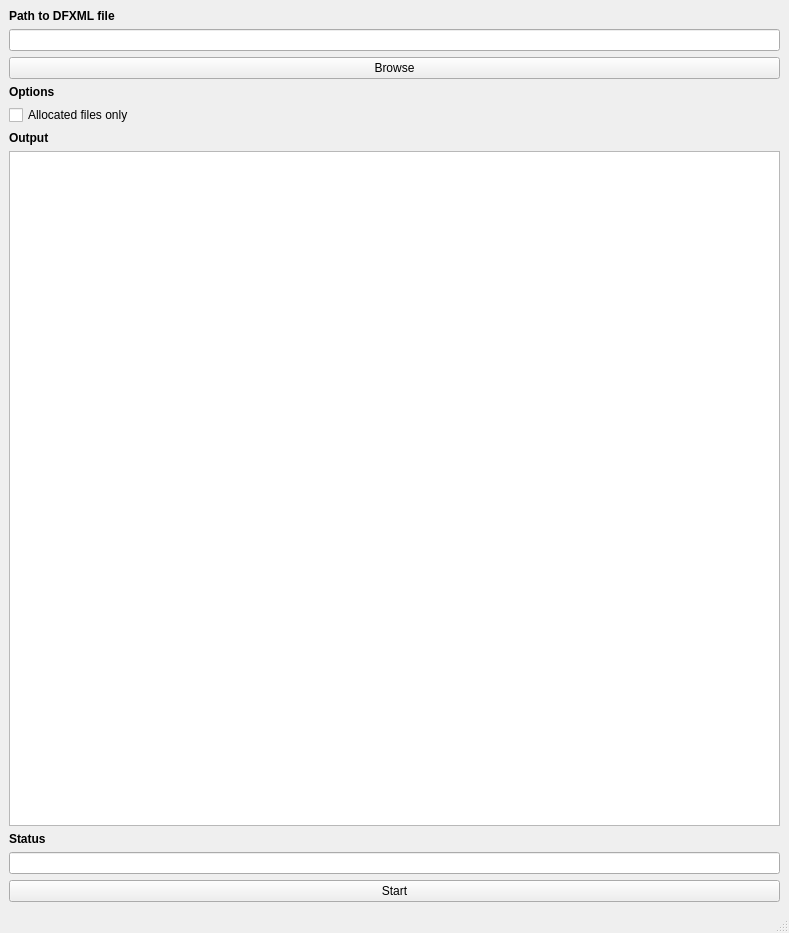
<?xml version="1.0" encoding="UTF-8"?>
<ui version="4.0">
 <class>MainWindow</class>
 <widget class="QMainWindow" name="MainWindow">
  <property name="geometry">
   <rect>
    <x>0</x>
    <y>0</y>
    <width>789</width>
    <height>933</height>
   </rect>
  </property>
  <property name="windowTitle">
   <string>DFXML Reader</string>
  </property>
  <widget class="QWidget" name="centralwidget">
   <layout class="QVBoxLayout" name="verticalLayout">
    <item>
     <widget class="QLabel" name="label">
      <property name="text">
       <string>&lt;html&gt;&lt;head/&gt;&lt;body&gt;&lt;p&gt;&lt;span style=&quot; font-weight:600;&quot;&gt;Path to DFXML file&lt;/span&gt;&lt;/p&gt;&lt;/body&gt;&lt;/html&gt;</string>
      </property>
     </widget>
    </item>
    <item>
     <widget class="QLineEdit" name="source"/>
    </item>
    <item>
     <widget class="QPushButton" name="pushButton">
      <property name="text">
       <string>Browse</string>
      </property>
     </widget>
    </item>
    <item>
     <widget class="QLabel" name="label_2">
      <property name="text">
       <string>&lt;html&gt;&lt;head/&gt;&lt;body&gt;&lt;p&gt;&lt;span style=&quot; font-weight:600;&quot;&gt;Options&lt;/span&gt;&lt;/p&gt;&lt;/body&gt;&lt;/html&gt;</string>
      </property>
     </widget>
    </item>
    <item>
     <widget class="QCheckBox" name="allocBtn">
      <property name="text">
       <string>Allocated files only</string>
      </property>
     </widget>
    </item>
    <item>
     <widget class="QLabel" name="label_4">
      <property name="text">
       <string>&lt;html&gt;&lt;head/&gt;&lt;body&gt;&lt;p&gt;&lt;span style=&quot; font-weight:600;&quot;&gt;Output&lt;/span&gt;&lt;/p&gt;&lt;/body&gt;&lt;/html&gt;</string>
      </property>
     </widget>
    </item>
    <item>
     <widget class="QTextEdit" name="textEdit"/>
    </item>
    <item>
     <widget class="QLabel" name="label_5">
      <property name="text">
       <string>&lt;html&gt;&lt;head/&gt;&lt;body&gt;&lt;p&gt;&lt;span style=&quot; font-weight:600;&quot;&gt;Status&lt;/span&gt;&lt;/p&gt;&lt;/body&gt;&lt;/html&gt;</string>
      </property>
     </widget>
    </item>
    <item>
     <widget class="QLineEdit" name="lineEdit"/>
    </item>
    <item>
     <widget class="QPushButton" name="pushButton_3">
      <property name="text">
       <string>Start</string>
      </property>
     </widget>
    </item>
   </layout>
  </widget>
  <widget class="QStatusBar" name="statusbar"/>
 </widget>
 <resources/>
 <connections/>
</ui>
